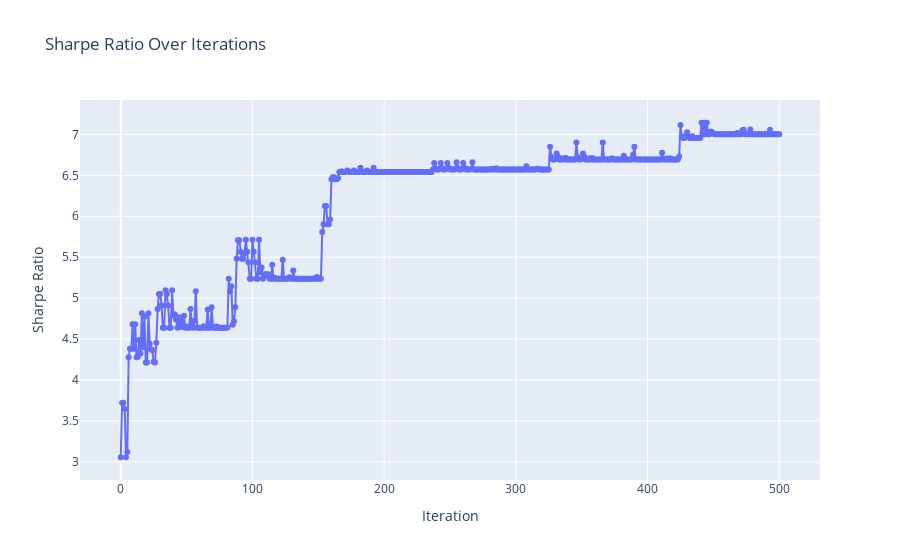

Write notebook code for a chart like this one.
### Code cell
sharpe_ratios = [portfolio['sharpe'] for portfolio in total_portfolios]

fig = go.Figure(data=go.Scatter(x=list(range(len(sharpe_ratios))), y=sharpe_ratios, mode='lines+markers'))
fig.update_layout(title='Sharpe Ratio Over Iterations',
                  xaxis_title='Iteration',
                  yaxis_title='Sharpe Ratio',
                  )
fig.show()

### Figure 1 — Plotly figure (JSON) as saved in the notebook; plotly's stock layout.template omitted (floating-point values rounded to 4 significant figures; data arrays with more than 128 entries replaced by an {"elided": "..."} marker saying what was removed)
{"data": [{"mode": "lines+markers", "type": "scatter", "x": {"elided": "501 int values"}, "y": {"elided": "501 float values"}}], "layout": {"title": {"text": "Sharpe Ratio Over Iterations"}, "xaxis": {"title": {"text": "Iteration"}}, "yaxis": {"title": {"text": "Sharpe Ratio"}}}}
